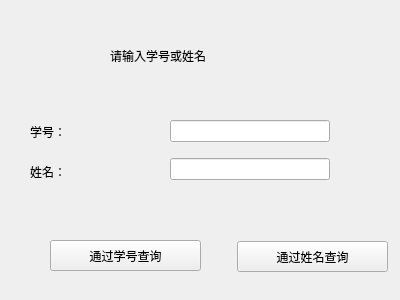
<?xml version="1.0" encoding="UTF-8"?>
<ui version="4.0">
 <class>Find_sc</class>
 <widget class="QWidget" name="Find_sc">
  <property name="geometry">
   <rect>
    <x>0</x>
    <y>0</y>
    <width>400</width>
    <height>300</height>
   </rect>
  </property>
  <property name="windowTitle">
   <string>Form</string>
  </property>
  <widget class="QWidget" name="verticalLayoutWidget">
   <property name="geometry">
    <rect>
     <x>170</x>
     <y>110</y>
     <width>160</width>
     <height>80</height>
    </rect>
   </property>
   <layout class="QVBoxLayout" name="verticalLayout">
    <item>
     <widget class="QLineEdit" name="input_sno_1"/>
    </item>
    <item>
     <widget class="QLineEdit" name="input_sname_1"/>
    </item>
   </layout>
  </widget>
  <widget class="QPushButton" name="find_sure_3">
   <property name="geometry">
    <rect>
     <x>50</x>
     <y>240</y>
     <width>151</width>
     <height>31</height>
    </rect>
   </property>
   <property name="text">
    <string>通过学号查询</string>
   </property>
  </widget>
  <widget class="QLabel" name="label_2">
   <property name="geometry">
    <rect>
     <x>30</x>
     <y>160</y>
     <width>108</width>
     <height>24</height>
    </rect>
   </property>
   <property name="text">
    <string>姓名：</string>
   </property>
  </widget>
  <widget class="QPushButton" name="find_sure_4">
   <property name="geometry">
    <rect>
     <x>237</x>
     <y>241</y>
     <width>151</width>
     <height>31</height>
    </rect>
   </property>
   <property name="text">
    <string>通过姓名查询</string>
   </property>
  </widget>
  <widget class="QLabel" name="label_3">
   <property name="geometry">
    <rect>
     <x>110</x>
     <y>40</y>
     <width>201</width>
     <height>31</height>
    </rect>
   </property>
   <property name="text">
    <string>请输入学号或姓名</string>
   </property>
  </widget>
  <widget class="QLabel" name="label">
   <property name="geometry">
    <rect>
     <x>30</x>
     <y>120</y>
     <width>108</width>
     <height>24</height>
    </rect>
   </property>
   <property name="text">
    <string>学号：</string>
   </property>
  </widget>
 </widget>
 <resources/>
 <connections/>
</ui>
